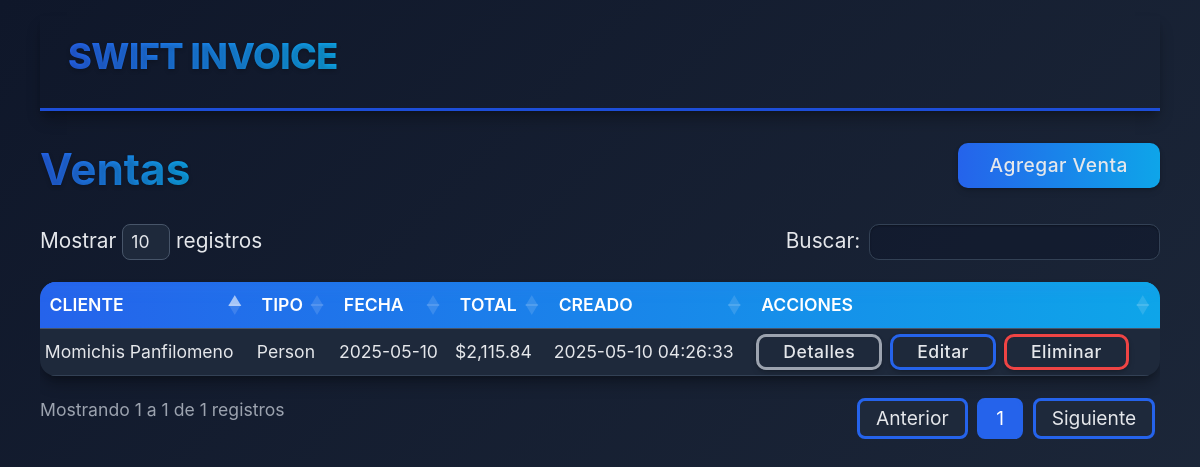
The app's page /modules/sales/index.php (signed in), older data.
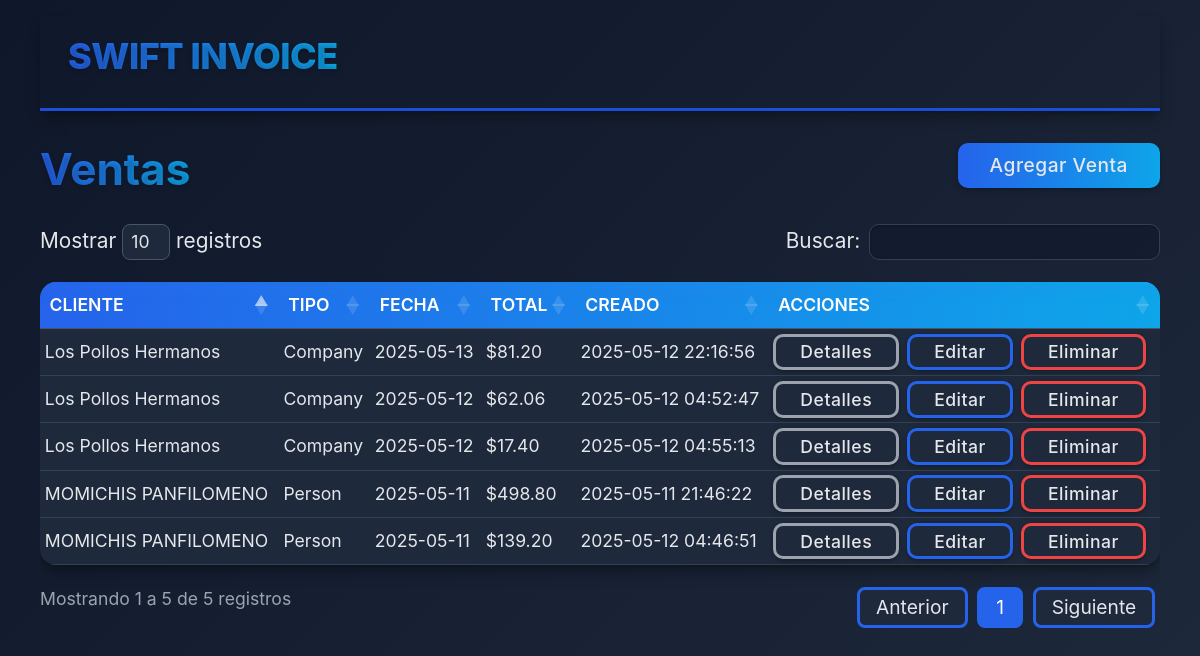
The same page, newer data.
### tables this page shows
CREATE TABLE `sales` (
  `id` int(11) NOT NULL,
  `client_id` int(11) NOT NULL,
  `sale_date` date NOT NULL,
  `subtotal` decimal(10,2) NOT NULL,
  `tax_percentage` decimal(5,2) NOT NULL,
  `tax_amount` decimal(10,2) NOT NULL,
  `total` decimal(10,2) NOT NULL,
  `created_at` timestamp NOT NULL DEFAULT current_timestamp(),
  `client_type` enum('person','company') NOT NULL DEFAULT 'person'
);

CREATE TABLE `clients` (
  `id` int(11) NOT NULL,
  `first_name` varchar(50) NOT NULL,
  `last_name` varchar(50) NOT NULL,
  `mother_last_name` varchar(50) DEFAULT NULL,
  `phone` varchar(20) DEFAULT NULL,
  `email` varchar(100) DEFAULT NULL,
  `rfc` varchar(13) DEFAULT NULL,
  `address` text DEFAULT NULL,
  `created_at` timestamp NOT NULL DEFAULT current_timestamp()
);

CREATE TABLE `companies` (
  `id` int(11) NOT NULL,
  `business_name` varchar(100) NOT NULL,
  `rfc` varchar(13) NOT NULL,
  `fiscal_address` text NOT NULL,
  `phone` varchar(20) DEFAULT NULL,
  `email` varchar(100) DEFAULT NULL,
  `legal_representative` varchar(100) DEFAULT NULL,
  `logo_path` varchar(255) DEFAULT NULL,
  `created_at` timestamp NOT NULL DEFAULT current_timestamp(),
  `business_type_id` int(11) DEFAULT NULL,
  `tax_regime_id` int(11) DEFAULT NULL
);

### modules/sales/index.php (the view, shortened to what this page needs)
<?php
require_once '../../includes/header.php';
$db = new Database();
$conn = $db->connect();
$stmt = $conn->query("
    SELECT
      s.*,
      c.first_name,
      c.last_name,
      co.business_name
    FROM sales AS s
    LEFT JOIN clients   AS c  ON (s.client_type = 'person'  AND s.client_id = c.id)
    LEFT JOIN companies AS co ON (s.client_type = 'company' AND s.client_id = co.id)
    ORDER BY s.sale_date DESC
");
$sales = $stmt->fetchAll(PDO::FETCH_ASSOC);
?>
<!DOCTYPE html>
<html lang="es">
<head>
    <link href="https://cdn.jsdelivr.net/npm/bootstrap@5.3.0/dist/css/bootstrap.min.css" rel="stylesheet">
    <link rel="stylesheet" href="/swift_invoice/assets/css/tableClients.css">
    <link rel="stylesheet" href="https://cdn.datatables.net/1.13.6/css/dataTables.bootstrap5.min.css">
</head>
<body>
    <nav class="navbar navbar-expand navbar-custom py-2 sticky-top">
        <div class="container-fluid">
            <a class="navbar-brand navbar-brand-custom ms-3" href="/swift_invoice">SWIFT INVOICE</a>
        </div>
    </nav>
    <div class="card-header d-flex justify-content-between align-items-center">
        <h2 class="card-title">Ventas</h2>
        <a href="create.php" class="btnAgregar">Agregar Venta</a>
    </div>
    <main class="">
        <?php if (empty($sales)): ?>
            <p>No hay ventas registradas.</p>
        <?php else: ?>
            <div class="table-responsive">
                <table id="ventasTable" class="styled-table display nowrap">
                    <thead>
                        <tr>
                            <th>Cliente</th>
                            <th>Tipo</th>
                            <th>Fecha</th>
                            <th>Total</th>
                            <th>Creado</th>
                            <th>Acciones</th>
                        </tr>
                    </thead>
                    <tbody>
                        <?php foreach ($sales as $sale): ?>
                            <tr>
                                <td>
                                    <?php
                                    if ($sale['client_type'] === 'person') {
                                        echo htmlspecialchars($sale['last_name'] . ' ' . $sale['first_name']);
                                    } elseif ($sale['client_type'] === 'company') {
                                        echo htmlspecialchars($sale['business_name']);
                                    } else {
                                        echo 'Cliente desconocido';
                                    }
                                    ?>
                                </td>
                                <td><?php echo ucfirst($sale['client_type']); ?></td>
                                <td><?php echo htmlspecialchars($sale['sale_date']); ?></td>
                                <td>$<?php echo number_format($sale['total'], 2); ?></td>
                                <td><?php echo htmlspecialchars($sale['created_at']); ?></td>
                                <td>
                                    <div class="d-flex gap-2">
                                        <a href="view.php?id=<?php echo $sale['id']; ?>" class="btnDetails">
                                            Detalles
                                        </a>
                                        <a href="edit.php?id=<?php echo $sale['id']; ?>" class="btnEdit">Editar</a>
                                        <button class="btnDelete"
                                            onclick="confirmDelete(<?php echo $sale['id']; ?>)">Eliminar</button>
                                    </div>
                                </td>
                            </tr>
                        <?php endforeach; ?>
                    </tbody>
                </table>
            </div>
        <?php endif; ?>
    </main>
    <?php
    require_once '../../includes/footer.php';
    ?>

### includes/header.php (shortened to what this page needs)
<!DOCTYPE html>
<html lang="es">
<head>
    <link rel="stylesheet" href="assets/css/main.css?v=<?php echo filemtime('assets/css/main.css'); ?>">
    <?php if (basename($_SERVER['PHP_SELF']) == 'index.php'): ?>
    <link rel="stylesheet" href="assets/css/dashboard.css?v=<?php echo filemtime('assets/css/dashboard.css'); ?>">
    <?php endif; ?>
<link href="https://cdn.jsdelivr.net/npm/bootstrap@5.3.0/dist/css/bootstrap.min.css" rel="stylesheet">
</head>
<body>

### includes/footer.php (shortened to what this page needs)
</body>
</html>

### assets/css/main.css (style rules this page uses)
:root { --primary: #2563eb; --primary-dark: #1d4ed8; --secondary: #0ea5e9; --text: #e5e7eb; --text-light: #9ca3af; --bg-dark: #0f172a; --card-bg: #1e293b; --border: #334155; --danger: #ef4444; --shadow: 0 10px 15px -3px rgba(0, 0, 0, 0.3), 0 4px 6px -4px rgba(0, 0, 0, 0.3); }
body { font-family: 'Segoe UI', Tahoma, Geneva, Verdana, sans-serif; margin: 0; padding: 0; background-color: var(--bg-dark); color: var(--text); }
.card-title { font-size: 1.3rem; font-weight: 700; margin: 0; margin-bottom: 0.5rem; }

### assets/css/dashboard.css (style rules this page uses)
:root { --primary: #2563eb; --secondary: #0ea5e9; --text: #e5e7eb; --text-light: #9ca3af; --bg-dark: #0f172a; --bg-darker: #020617; --card-bg: #1e293b; --card-hover: #334155; --border-dark: #334155; --shadow: 0 10px 32px 0 rgba(20, 30, 45, 0.45); --shadow-hover: 0 16px 36px 0 rgba(37,99,235,0.19); --radius-lg: 1.7rem; --radius-xl: 2.5rem; }
body, .dashboard-container { background: linear-gradient(135deg, #0f172a 0%, #1e293b 100%) !important; min-height: 100vh; color: var(--text); }
.card-title { font-size: 1.55rem; font-weight: 700; margin-bottom: 1rem; color: var(--text); }

Row changes from the older to the newer data that the page shows:
removed sales: client.first_name "Momichis Panfilomeno", client_type "Person", sale_date "2025-05-10", total "2,115.84", created_at "2025-05-10 04:26:33"
added sales: companies.business_name "Los Pollos Hermanos", client_type "Company", sale_date "2025-05-13", total "81.20", created_at "2025-05-12 22:16:56"
added sales: companies.business_name "Los Pollos Hermanos", client_type "Company", sale_date "2025-05-12", total "62.06", created_at "2025-05-12 04:52:47"
added sales: companies.business_name "Los Pollos Hermanos", client_type "Company", sale_date "2025-05-12", total "17.40", created_at "2025-05-12 04:55:13"
added sales: client.first_name "MOMICHIS PANFILOMENO", client_type "Person", sale_date "2025-05-11", total "498.80", created_at "2025-05-11 21:46:22"
added sales: client.first_name "MOMICHIS PANFILOMENO", client_type "Person", sale_date "2025-05-11", total "139.20", created_at "2025-05-12 04:46:51"
Text that changed along with them:
text written by a page script: "Mostrar registros Buscar: Mostrando 1 a 1 de 1 registros Anterior 1 Siguiente" → "Mostrar registros Buscar: Mostrando 1 a 5 de 5 registros Anterior 1 Siguiente"
